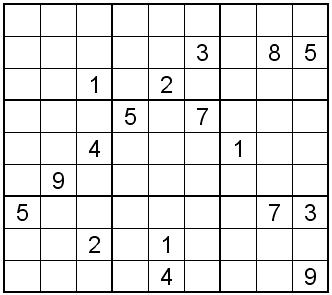
#> input picture entrada_lineas.jpg, 332 x 295 px
$ python lineas.py
#> lines starting #> are read from the running program, lines starting #| are printed output that depends on the picture
# Importamos las librerías necesarias
import cv2
import numpy as np

# Cargamos una imagen de entrada a color
image = cv2.imread('entrada_lineas.jpg', cv2.IMREAD_COLOR)
#> image is the input picture: shape (295, 332, 3); min 0, max 255, mean 229.7

# Convertimos la imagen cargada a escala de grises
gray = cv2.cvtColor(image, cv2.COLOR_BGR2GRAY)

# Aplicamos el algoritmo de Canny para la detección de bordes
edges = cv2.Canny(gray, 50, 150, apertureSize=3)
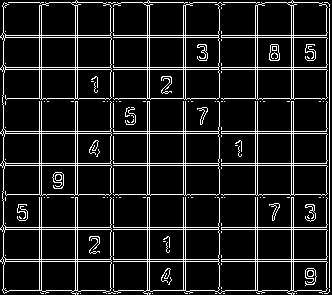
#> edges: shape (295, 332); 11.6% white in thin lines or dots

# Aplicamos la transformación de Hough para detectar líneas
lines = cv2.HoughLines(edges, 1, np.pi/180, threshold=100)
#> lines = 67 rows, first 8: [37, 1.57], [69, 1.57], [133, 1.57], [165, 1.57], [229, 1.57], [261, 1.57], [35, 1.57], [67, 1.57]

# Dibujamos las líneas detectadas sobre el archivo original
if lines is not None:
    for line in lines:
        rho, theta = line[0]
        a = np.cos(theta)
        b = np.sin(theta)
        x0 = a * rho
        y0 = b * rho
        x1 = int(x0 + 1000 * (-b))
        y1 = int(y0 + 1000 * (a))
        x2 = int(x0 - 1000 * (-b))
        y2 = int(y0 - 1000 * (a))
        cv2.line(image, (x1, y1), (x2, y2), (0, 0, 255), 2)
#> this loop made 67 passes
#> (rho, theta, a, b, x0, y0, x1, y1) on passes 1 to 12: (37, 1.57, -4.37e-08, 1, -1.62e-06, 37, -1000, 36), (69, 1.57, -4.37e-08, 1, -3.02e-06, 69, -1000, 68), (133, 1.57, -4.37e-08, 1, -5.81e-06, 133, -1000, 132), (165, 1.57, -4.37e-08, 1, -7.21e-06, 165, -1000, 164), (229, 1.57, -4.37e-08, 1, -1e-05, 229, -1000, 228), (261, 1.57, -4.37e-08, 1, -1.14e-05, 261, -1000, 260), (35, 1.57, -4.37e-08, 1, -1.53e-06, 35, -1000, 34), (67, 1.57, -4.37e-08, 1, -2.93e-06, 67, -1000, 66), (131, 1.57, -4.37e-08, 1, -5.73e-06, 131, -1000, 130), (163, 1.57, -4.37e-08, 1, -7.12e-06, 163, -1000, 162), (227, 1.57, -4.37e-08, 1, -9.92e-06, 227, -1000, 226), (259, 1.57, -4.37e-08, 1, -1.13e-05, 259, -1000, 258)
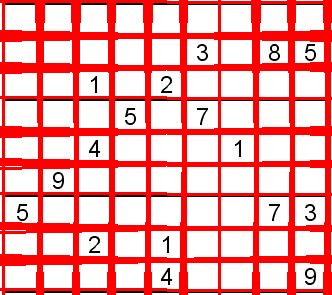
#> image: shape (295, 332, 3); mean B, G, R 161.4, 161.4, 247.7

# Mostramos en pantalla la imagen resultante
cv2.imshow('Trans. de Hough - Lineas', image)
# Esperamos un enter para cerrar la ventana de vista previa
cv2.waitKey(0)
cv2.destroyAllWindows()
